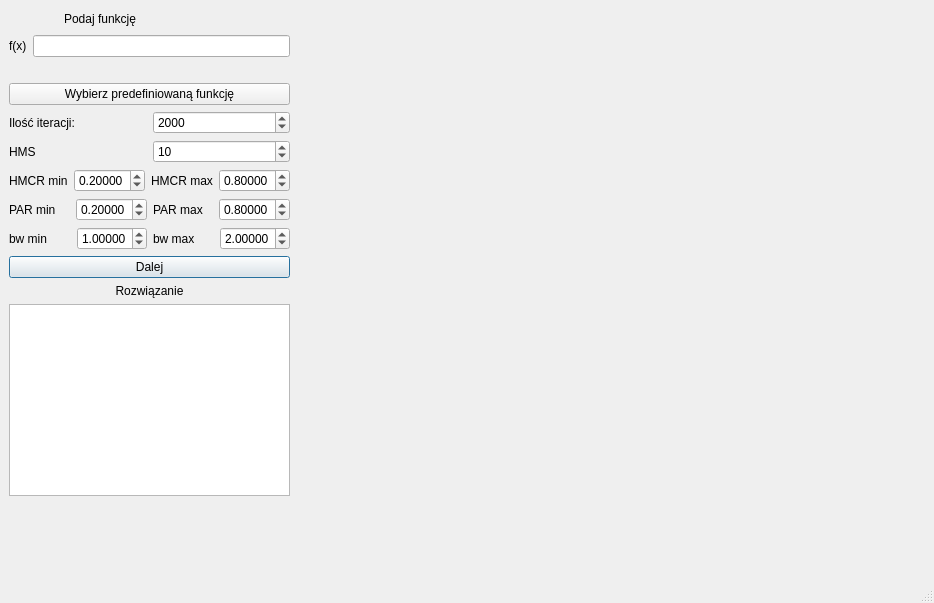
<?xml version="1.0" encoding="UTF-8"?>
<ui version="4.0">
 <class>MainWin</class>
 <widget class="QMainWindow" name="MainWin">
  <property name="geometry">
   <rect>
    <x>0</x>
    <y>0</y>
    <width>934</width>
    <height>603</height>
   </rect>
  </property>
  <property name="windowTitle">
   <string>Ulepszony Algorytm Poszukiwania Harmonii</string>
  </property>
  <widget class="QWidget" name="centralwidget">
   <layout class="QGridLayout" name="gridLayout">
    <item row="0" column="1">
     <spacer name="horizontalSpacer_3">
      <property name="orientation">
       <enum>Qt::Horizontal</enum>
      </property>
      <property name="sizeHint" stdset="0">
       <size>
        <width>40</width>
        <height>20</height>
       </size>
      </property>
     </spacer>
    </item>
    <item row="1" column="0">
     <spacer name="verticalSpacer">
      <property name="orientation">
       <enum>Qt::Vertical</enum>
      </property>
      <property name="sizeHint" stdset="0">
       <size>
        <width>20</width>
        <height>0</height>
       </size>
      </property>
     </spacer>
    </item>
    <item row="0" column="0">
     <layout class="QVBoxLayout" name="verticalLayout_4">
      <item>
       <layout class="QVBoxLayout" name="verticalLayout_2">
        <item>
         <layout class="QVBoxLayout" name="verticalLayout">
          <item>
           <layout class="QHBoxLayout" name="horizontalLayout_2">
            <item>
             <spacer name="horizontalSpacer">
              <property name="orientation">
               <enum>Qt::Horizontal</enum>
              </property>
              <property name="sizeType">
               <enum>QSizePolicy::Preferred</enum>
              </property>
              <property name="sizeHint" stdset="0">
               <size>
                <width>55</width>
                <height>20</height>
               </size>
              </property>
             </spacer>
            </item>
            <item>
             <widget class="QLabel" name="label_2">
              <property name="text">
               <string>Podaj funkcję</string>
              </property>
             </widget>
            </item>
            <item>
             <spacer name="horizontalSpacer_2">
              <property name="orientation">
               <enum>Qt::Horizontal</enum>
              </property>
              <property name="sizeType">
               <enum>QSizePolicy::Preferred</enum>
              </property>
              <property name="sizeHint" stdset="0">
               <size>
                <width>40</width>
                <height>20</height>
               </size>
              </property>
             </spacer>
            </item>
           </layout>
          </item>
          <item>
           <layout class="QHBoxLayout" name="horizontalLayout">
            <item>
             <widget class="QLabel" name="label">
              <property name="text">
               <string>f(x)</string>
              </property>
             </widget>
            </item>
            <item>
             <widget class="QLineEdit" name="functionBox">
              <property name="minimumSize">
               <size>
                <width>200</width>
                <height>0</height>
               </size>
              </property>
             </widget>
            </item>
           </layout>
          </item>
         </layout>
        </item>
        <item>
         <widget class="QLabel" name="label_function_error">
          <property name="text">
           <string/>
          </property>
         </widget>
        </item>
        <item>
         <widget class="QPushButton" name="predefinedFunctionButton">
          <property name="text">
           <string>Wybierz predefiniowaną funkcję</string>
          </property>
         </widget>
        </item>
        <item>
         <layout class="QHBoxLayout" name="horizontalLayout_3">
          <item>
           <widget class="QLabel" name="label_3">
            <property name="text">
             <string>Ilość iteracji:</string>
            </property>
           </widget>
          </item>
          <item>
           <widget class="QSpinBox" name="iterationsBox">
            <property name="mouseTracking">
             <bool>false</bool>
            </property>
            <property name="toolTip">
             <string/>
            </property>
            <property name="toolTipDuration">
             <number>-1</number>
            </property>
            <property name="statusTip">
             <string/>
            </property>
            <property name="whatsThis">
             <string extracomment="aaaa"/>
            </property>
            <property name="specialValueText">
             <string/>
            </property>
            <property name="minimum">
             <number>1</number>
            </property>
            <property name="maximum">
             <number>999999999</number>
            </property>
            <property name="value">
             <number>2000</number>
            </property>
           </widget>
          </item>
         </layout>
        </item>
       </layout>
      </item>
      <item>
       <layout class="QHBoxLayout" name="horizontalLayout_6">
        <item>
         <widget class="QLabel" name="label_6">
          <property name="text">
           <string>HMS</string>
          </property>
         </widget>
        </item>
        <item>
         <widget class="QSpinBox" name="hmsBox">
          <property name="minimum">
           <number>1</number>
          </property>
          <property name="maximum">
           <number>99999999</number>
          </property>
          <property name="value">
           <number>10</number>
          </property>
         </widget>
        </item>
       </layout>
      </item>
      <item>
       <layout class="QHBoxLayout" name="horizontalLayout_7">
        <item>
         <layout class="QHBoxLayout" name="horizontalLayout_4">
          <item>
           <widget class="QLabel" name="label_4">
            <property name="text">
             <string>HMCR min</string>
            </property>
           </widget>
          </item>
          <item>
           <widget class="QDoubleSpinBox" name="hcmrMinBox">
            <property name="decimals">
             <number>5</number>
            </property>
            <property name="maximum">
             <double>1.000000000000000</double>
            </property>
            <property name="singleStep">
             <double>0.100000000000000</double>
            </property>
            <property name="value">
             <double>0.200000000000000</double>
            </property>
           </widget>
          </item>
         </layout>
        </item>
        <item>
         <layout class="QHBoxLayout" name="horizontalLayout_10">
          <item>
           <widget class="QLabel" name="label_10">
            <property name="text">
             <string>HMCR max</string>
            </property>
           </widget>
          </item>
          <item>
           <widget class="QDoubleSpinBox" name="hcmrMaxBox">
            <property name="decimals">
             <number>5</number>
            </property>
            <property name="maximum">
             <double>1.000000000000000</double>
            </property>
            <property name="singleStep">
             <double>0.100000000000000</double>
            </property>
            <property name="value">
             <double>0.800000000000000</double>
            </property>
           </widget>
          </item>
         </layout>
        </item>
       </layout>
      </item>
      <item>
       <layout class="QHBoxLayout" name="horizontalLayout_12">
        <item>
         <layout class="QHBoxLayout" name="horizontalLayout_5">
          <item>
           <widget class="QLabel" name="label_5">
            <property name="text">
             <string>PAR min</string>
            </property>
           </widget>
          </item>
          <item>
           <widget class="QDoubleSpinBox" name="parMinBox">
            <property name="decimals">
             <number>5</number>
            </property>
            <property name="maximum">
             <double>1.000000000000000</double>
            </property>
            <property name="singleStep">
             <double>0.100000000000000</double>
            </property>
            <property name="value">
             <double>0.200000000000000</double>
            </property>
           </widget>
          </item>
         </layout>
        </item>
        <item>
         <layout class="QHBoxLayout" name="horizontalLayout_8">
          <item>
           <widget class="QLabel" name="label_8">
            <property name="text">
             <string>PAR max</string>
            </property>
           </widget>
          </item>
          <item>
           <widget class="QDoubleSpinBox" name="parMaxBox">
            <property name="decimals">
             <number>5</number>
            </property>
            <property name="maximum">
             <double>1.000000000000000</double>
            </property>
            <property name="singleStep">
             <double>0.100000000000000</double>
            </property>
            <property name="value">
             <double>0.800000000000000</double>
            </property>
           </widget>
          </item>
         </layout>
        </item>
       </layout>
      </item>
      <item>
       <layout class="QHBoxLayout" name="horizontalLayout_13">
        <item>
         <layout class="QHBoxLayout" name="horizontalLayout_9">
          <item>
           <widget class="QLabel" name="label_9">
            <property name="text">
             <string>bw min</string>
            </property>
           </widget>
          </item>
          <item>
           <widget class="QDoubleSpinBox" name="bwMinBox">
            <property name="sizePolicy">
             <sizepolicy hsizetype="Minimum" vsizetype="Fixed">
              <horstretch>0</horstretch>
              <verstretch>0</verstretch>
             </sizepolicy>
            </property>
            <property name="maximumSize">
             <size>
              <width>70</width>
              <height>16777215</height>
             </size>
            </property>
            <property name="decimals">
             <number>5</number>
            </property>
            <property name="maximum">
             <double>99999.000000000000000</double>
            </property>
            <property name="singleStep">
             <double>0.100000000000000</double>
            </property>
            <property name="value">
             <double>1.000000000000000</double>
            </property>
           </widget>
          </item>
         </layout>
        </item>
        <item>
         <layout class="QHBoxLayout" name="horizontalLayout_11">
          <item>
           <widget class="QLabel" name="label_11">
            <property name="text">
             <string>bw max</string>
            </property>
           </widget>
          </item>
          <item>
           <widget class="QDoubleSpinBox" name="bwMaxBox">
            <property name="maximumSize">
             <size>
              <width>70</width>
              <height>16777215</height>
             </size>
            </property>
            <property name="decimals">
             <number>5</number>
            </property>
            <property name="maximum">
             <double>99999.000000000000000</double>
            </property>
            <property name="singleStep">
             <double>0.100000000000000</double>
            </property>
            <property name="value">
             <double>2.000000000000000</double>
            </property>
           </widget>
          </item>
         </layout>
        </item>
       </layout>
      </item>
      <item>
       <widget class="QPushButton" name="nextButton">
        <property name="autoFillBackground">
         <bool>false</bool>
        </property>
        <property name="styleSheet">
         <string notr="true"/>
        </property>
        <property name="text">
         <string>Dalej</string>
        </property>
        <property name="autoDefault">
         <bool>false</bool>
        </property>
        <property name="default">
         <bool>true</bool>
        </property>
       </widget>
      </item>
      <item>
       <layout class="QVBoxLayout" name="verticalLayout_3">
        <item>
         <widget class="QLabel" name="label_12">
          <property name="text">
           <string>Rozwiązanie</string>
          </property>
          <property name="alignment">
           <set>Qt::AlignCenter</set>
          </property>
         </widget>
        </item>
        <item>
         <widget class="QTextEdit" name="solutionBox">
          <property name="sizePolicy">
           <sizepolicy hsizetype="Expanding" vsizetype="MinimumExpanding">
            <horstretch>0</horstretch>
            <verstretch>0</verstretch>
           </sizepolicy>
          </property>
         </widget>
        </item>
       </layout>
      </item>
     </layout>
    </item>
    <item row="0" column="3" rowspan="2">
     <widget class="PlotWidget" name="plotWidget" native="true">
      <property name="enabled">
       <bool>true</bool>
      </property>
      <property name="sizePolicy">
       <sizepolicy hsizetype="Preferred" vsizetype="Preferred">
        <horstretch>3</horstretch>
        <verstretch>1</verstretch>
       </sizepolicy>
      </property>
      <property name="minimumSize">
       <size>
        <width>600</width>
        <height>0</height>
       </size>
      </property>
      <property name="toolTip">
       <string/>
      </property>
      <property name="whatsThis">
       <string/>
      </property>
      <property name="accessibleDescription">
       <string/>
      </property>
     </widget>
    </item>
   </layout>
  </widget>
  <widget class="QStatusBar" name="statusbar"/>
 </widget>
 <customwidgets>
  <customwidget>
   <class>PlotWidget</class>
   <extends>QWidget</extends>
   <header location="global">plotwidget.h</header>
   <container>1</container>
  </customwidget>
 </customwidgets>
 <resources/>
 <connections/>
</ui>
